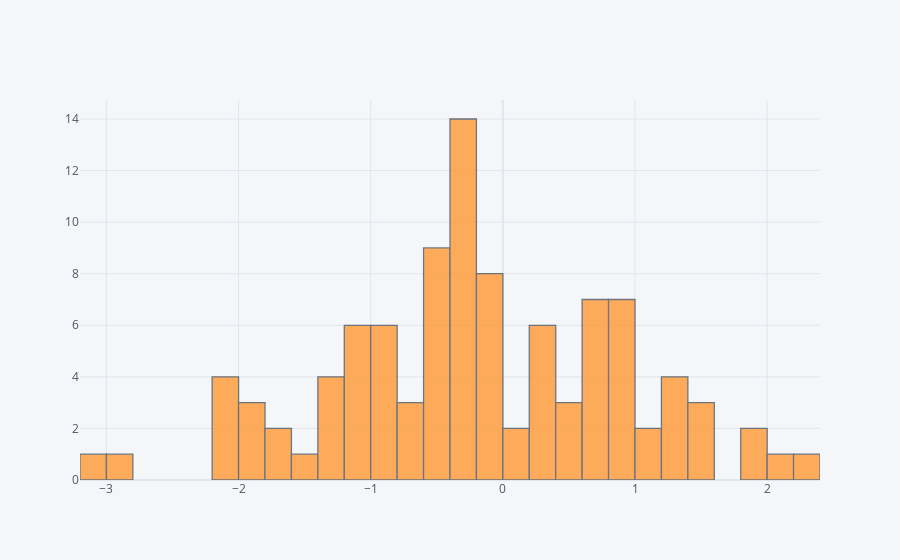

Notebook code cell kept with this figure:
### Code cell
df['A'].iplot(kind='hist', bins=50)

### Figure 1 — Plotly figure (JSON) as saved in the notebook; plotly's stock layout.template omitted (floating-point values rounded to 4 significant figures)
{"data": [{"histfunc": "count", "histnorm": "", "marker": {"color": "rgba(255, 153, 51, 1.0)", "line": {"color": "#4D5663", "width": 1.3}}, "name": "A", "nbinsx": 50, "opacity": 0.8, "orientation": "v", "type": "histogram", "x": [-0.5378, 0.7001, -0.3292, -0.01168, -0.4982, 0.5978, -1.108, -1.228, -0.3224, 1.543, -0.684, -0.2369, 0.2559, -0.2563, 0.1663, -1.32, -0.3286, 1.224, 1.127, 0.7319, -2.036, 1.218, -0.5212, -0.2129, 0.3487, -0.3962, 1.813, -1.404, -0.625, 0.6091, 0.6782, -1.093, -1.15, -0.943, -1.383, -2.074, 0.7862, -0.887, -0.4151, -0.5104, 0.8495, -0.8828, 1.406, 0.4234, 0.1035, -0.2179, 0.9266, -1.078, 0.5419, -0.1724, -0.4435, -0.6676, 2.056, -1.005, -0.1028, -1.16, -1.903, -2.904, 1.224, 0.945, -0.2503, 2.231, 0.8591, -0.2586, 0.9465, -0.5639, -3.054, 0.283, 0.3341, 0.7323, 1.205, -1.312, 1.859, -0.02996, -0.9892, 1.151, -1.707, -0.805, -0.1436, 1.507, -0.5266, -1.882, -0.2599, -0.3748, 0.6299, 0.815, -2.082, -0.2174, -0.1556, -0.2676, -1.658, -0.5375, 0.3856, -0.02706, 0.204, -1.816, 0.8547, -0.1677, -0.8803, -2.091]}], "layout": {"barmode": "overlay", "legend": {"bgcolor": "#F5F6F9", "font": {"color": "#4D5663"}}, "paper_bgcolor": "#F5F6F9", "plot_bgcolor": "#F5F6F9", "title": {"font": {"color": "#4D5663"}}, "xaxis": {"gridcolor": "#E1E5ED", "showgrid": true, "tickfont": {"color": "#4D5663"}, "title": {"font": {"color": "#4D5663"}, "text": ""}, "zerolinecolor": "#E1E5ED"}, "yaxis": {"gridcolor": "#E1E5ED", "showgrid": true, "tickfont": {"color": "#4D5663"}, "title": {"font": {"color": "#4D5663"}, "text": ""}, "zerolinecolor": "#E1E5ED"}}}
